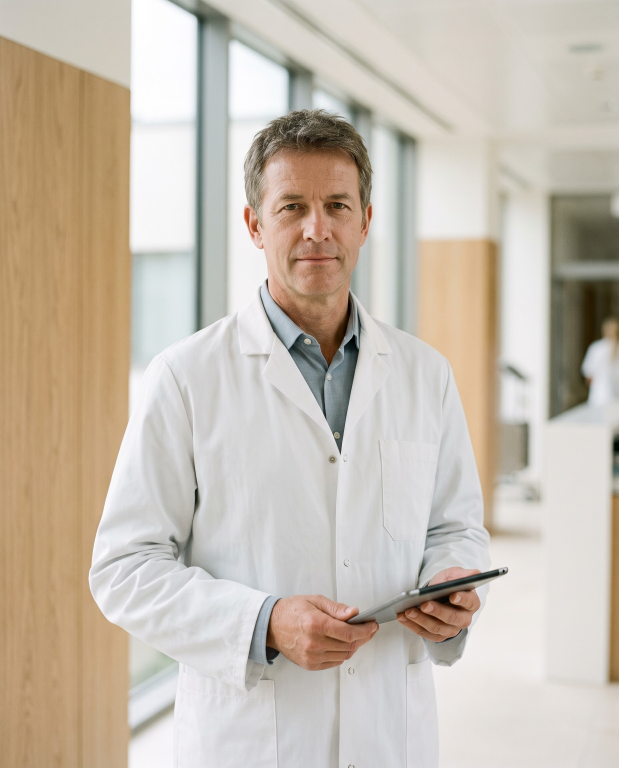
#> input picture refs/R1a.jpg, 1856 x 2304 px (shown at 1/3 size)
$ python floor-detail.py ../refs/R1a.jpg ../refs/R2a.jpg ../refs/R2a.jpg 1.0 5 1.0
#> lines starting #> are read from the running program, lines starting #| are printed output that depends on the picture
# Lokale Retusche ohne API: überträgt die Abnutzungsstruktur (Hochpass) eines Bodens auf ein anderes Bild
# derselben Kameraposition. python3 scripts/floor-detail.mjs.py <ziel> <quelle> <ausgabe> <stärke> <y_start>
import sys, numpy as np
from PIL import Image, ImageFilter
dst, src, out, k, y0 = sys.argv[1], sys.argv[2], sys.argv[3], float(sys.argv[4]), int(sys.argv[5])
# optional: Bahnmitte x und Breite (Sigma in Pixeln) begrenzen die Übertragung seitlich
cx = float(sys.argv[6]) if len(sys.argv) > 6 else None; sx = float(sys.argv[7]) if len(sys.argv) > 7 else None
a = Image.open(dst).convert('RGB'); b = Image.open(src).convert('RGB').resize(a.size)
#> further down, a is the input picture: PIL image 1856x2304 RGB; mean R, G, B 198.9, 188.5, 175.3
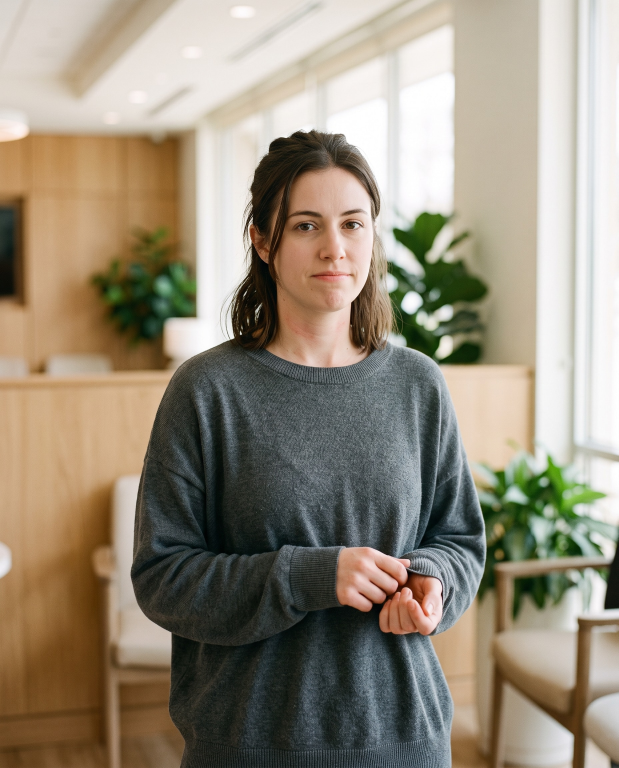
#> input picture refs/R2a.jpg, 1856 x 2304 px (shown at 1/3 size)
#> further down, b is the input picture: PIL image 1856x2304 RGB; mean R, G, B 150.1, 140.3, 123.1
A = np.asarray(a).astype(np.float32); B = np.asarray(b).astype(np.float32)
Bl = np.asarray(b.filter(ImageFilter.GaussianBlur(14))).astype(np.float32)
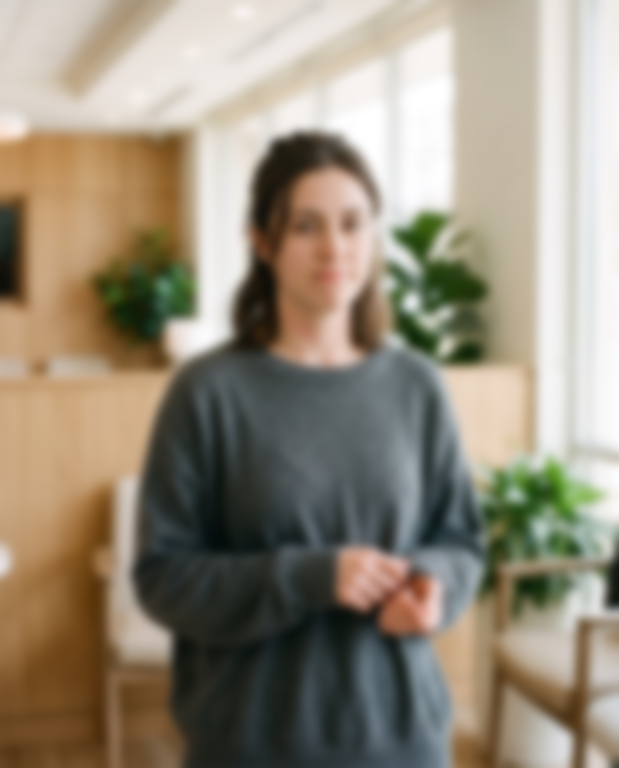
#> Bl: shape (2304, 1856, 3) float32 (shown at 1/3 size); mean R, G, B 150.2, 140.4, 123.1
D = (B - Bl).mean(axis=2, keepdims=True)  # nur Helligkeitsstruktur, keine Farbe
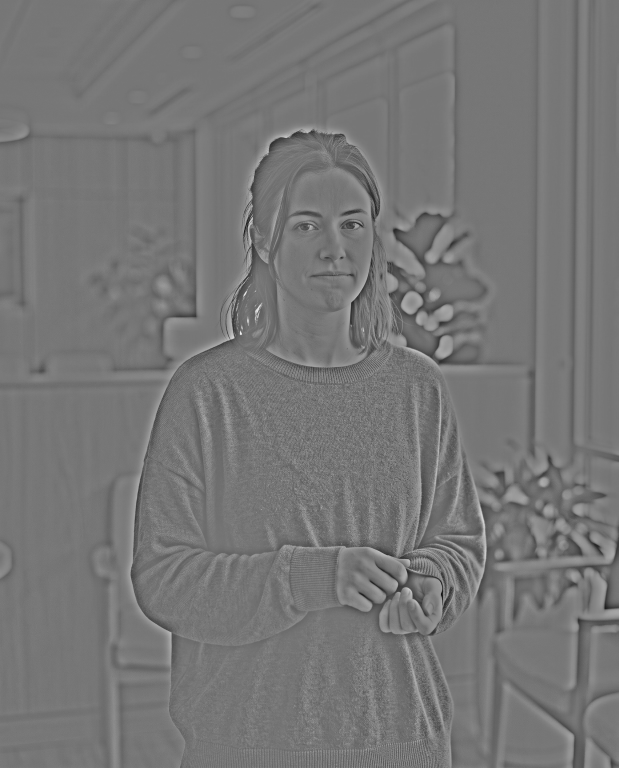
#> D: shape (2304, 1856, 1) float32 (shown at 1/3 size); min -167.3, max 192, mean 0; drawn with min black and max white
h = A.shape[0]; y = np.arange(h)[:, None, None]
#> after `h = A.shape[0]`: h = 2304
#> after `y = np.arange(h)[:, None, None]`: y = 2304 values from 0 to 2303
mask = np.clip((y - y0) / 80.0, 0, 1)
#> mask = 2304 values from 0 to 1
if cx is not None:
    x = np.arange(A.shape[1])[None, :, None]
#> x = 1856 values from 0 to 1855
#> (the run stopped early here; a loop or call above may not have finished)
